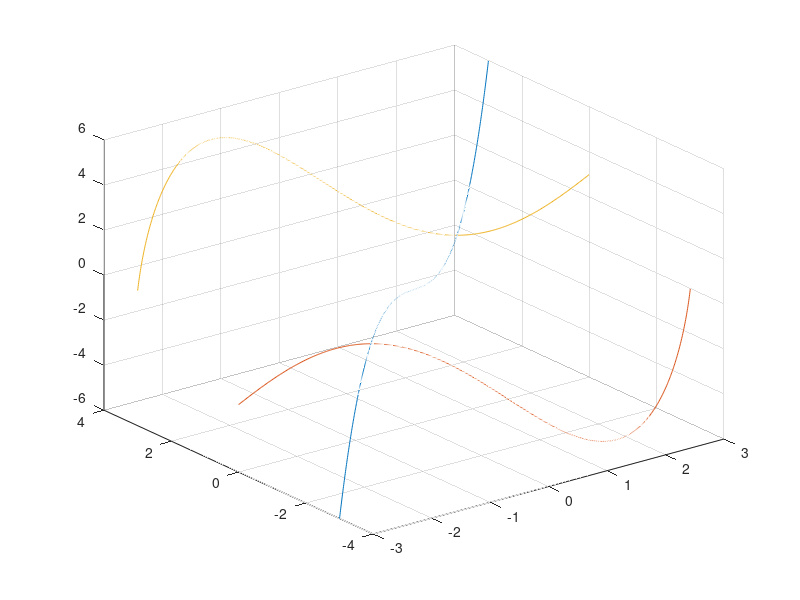

Write the MATLAB code that produced this figure. (Note: this script raises an error after producing the figure.)
x = -3:0.01:3;
y1 = x;
z1 = (x.^3-3*x)/3;
plot3(x,y1,z1)
grid on
hold on

y2 = (-sqrt(3*(12-x.^2))-x)/2;
z2 = (2*x.^3-3*sqrt(3*(12-x.^2))-15*x)/6;
plot3(x,y2,z2)
hold on

y2 = (sqrt(3*(12-x.^2))-x)/2;
z2 = (2*x.^3+3*sqrt(3*(12-x.^2))-15*x)/6;
plot3(x,y2,z2)
hold on

% initial positions: [2.4, 2.4, 0.4], [−2, 3.5, 1]
[t,y] = ode45(@fast_slow1, [0 500], [-2, 3.5, 1]);
plot3(y(:,1),y(:,2),y(:,3),'-')

function dydt = fast_slow1(~,y)
dydt = [-y(1)+2*y(2)-y(2)^3/3+y(3);
    -y(2)+2*y(1)-y(1)^3/3+y(3);
    -0.05*(y(1)+y(2))/2];
end